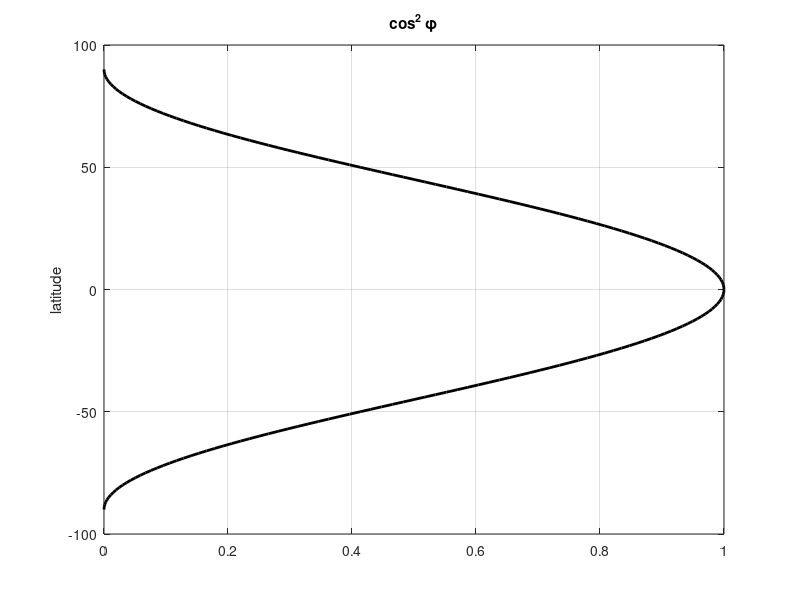

This figure's MATLAB source: (Note: this script raises an error after producing the figure.)
%% plot_TF_lat
%
% A simple plot showing the latitude slice of one of the EAM transfer
% functions.
%
% Started 25 Nov 2011
%
%-------------------------------------------------------------


%% user inputs

comp    = 3;
v     = 'u';
slice_type = 'lat';


%% compute the appropriate function


% generate a lat / lon grid
lat = -90:90;
lon = 0:360;

d2r = pi/180;
rlat = lat*d2r;
rlon = lon*d2r;

[LAT,LON] = meshgrid(rlat,rlon);

switch comp
  case 1
    switch v 
      case 'u'
        TF = sin(LAT).*cos(LAT).*cos(LON);
      case 'v'
        TF = -cos(LAT).*sin(LON);
      case 'm'
        TF = sin(LAT).*cos(LAT).*cos(LAT).*cos(LON);
    end 
  case 2
    switch v 
      case 'u'
        TF = sin(LAT).*cos(LAT).*sin(LON);
      case 'v'
        TF = cos(LAT).*cos(LON);
      case 'm'
        TF = sin(LAT).*cos(LAT).*cos(LAT).*sin(LON);
    end 
  case 3
    switch v 
      case 'u'
        TF = cos(LAT).*cos(LAT);
        T = 'cos^2 \phi';
      case 'v'
        disp('Variable v does not affect the axial excitation function at all!')
        return
      case 'm'
        TF = cos(LAT).*cos(LAT).*cos(LAT);
    end 
end


nlat = length(lat);
nlon = length(lon);
mlon = floor(nlon/2);
mlat = floor(nlat/2);

switch slice_type
    case 'lat'
        xx = squeeze(TF(mlon,:));
    case 'lon'
        xx = squeeze(TF(:,mlat));
end        


%% plot settings

LW = 2;
col = zeros(1,3);

%% plot


figure(1),clf

switch slice_type
    case 'lat'
        plot(xx,lat,'LineWidth',LW,'Color',col);     
        ylabel('latitude') 
        title(T)
    case 'lon'
        disp('still need to write out the code for lon profiles!')
end

grid on



%% export



plot_dir = '/home/ig/neef/Documents/Plots/';

%--- figure settings
LW = 1;
ph = 10;        % paper height
pw = 8;        % paper width
FS = 20;        % fontsize


fig_name = [plot_dir,'TF_',v,'_chi',num2str(comp),'.png'];
exportfig(1,fig_name,'width',pw,'height',ph,'fontmode','fixed', 'fontsize',FS,'color','cmyk','LineMode','fixed','LineWidth',LW,'format','png');




